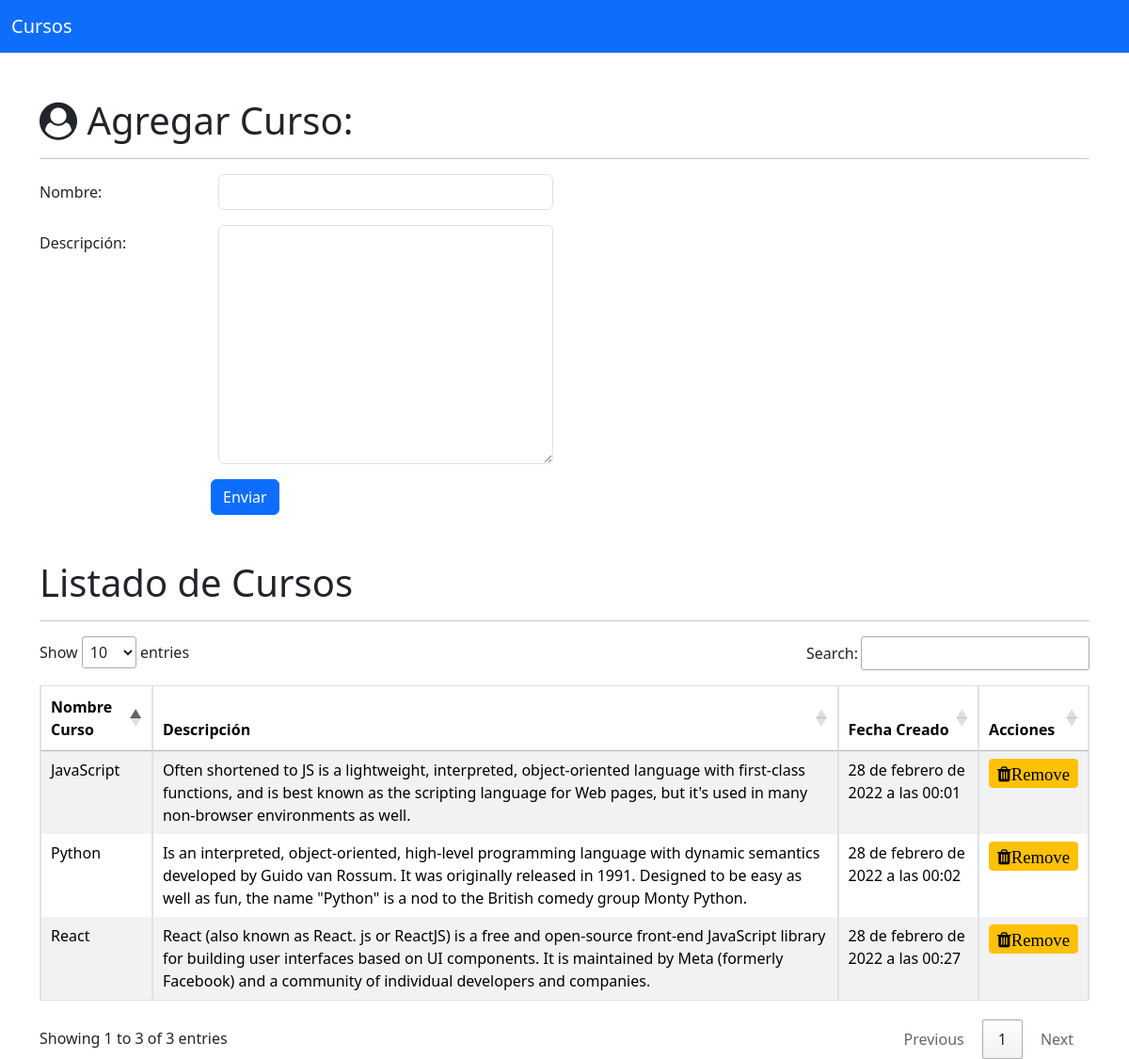
The page / on the database its author committed.
### app/models.py (models this page shows, shortened)
class Course(models.Model):
    name = models.CharField(max_length=100, unique=True)
    description = models.TextField()
    created_at = models.DateTimeField(auto_now_add=True)
    updated_at = models.DateTimeField(auto_now=True)
    objects = CourseManager()

### app/views.py (the view, shortened to what this page needs)
# urls.py: path('', views.index, name='index'),
def index(request):
    if request.method == 'GET':
        context = {
            'cursos': Course.objects.all(),
            'formModel': CourseForm(),
        }
        return render(request, 'app/index.html', context)

### app/views.py
class CourseForm(forms.ModelForm):
    class Meta:
        model = Course
        fields = ['name', 'description']
        labels = {
            'name': 'Nombre: ',
            'description': 'Descripción: ',
        }
        widgets = {
            'name': forms.TextInput(attrs={'class': 'form-control'}),
            'description': forms.Textarea(attrs={'class': 'form-control'}),
        }

### app/templates/app/index.html (shortened to what this page needs)
{% extends "app/base.html" %}
{% block contenido %}
<div class="container mt-5">
    <h1> <i class="fa fa-user-circle" aria-hidden="true"></i> Agregar Curso:</h1>
    <hr>
    <div class='row'>
        <div class='col-6'>
            <form class='' action='' method='post'>
                {% for field in formModel %}
                <div class="mb-3 row">
                    <label for="{{ field1.id_for_label }}" class="col-sm-4 col-form-label">{{ field.label }}</label>
                    <div class="col-sm-8">
                        {{ field }}
                    </div>
                </div>
                {% endfor %}
                <button class="btn btn-primary offset-4" type="submit">Enviar</button>
            </form>
        </div>
    </div>
</div>
<div class="container mt-5">
    <h1>Listado de Cursos</h1>
    <hr>
    <table id="tabla-datatable" class='mt-3 mb-3 table table-striped table-bordered table-hover border'>
        <thead>
            <tr>
                <th>Nombre Curso</th>
                <th>Descripción</th>
                <th>Fecha Creado</th>
                <th>Acciones</th>
            </tr>
        </thead>
        <tbod>
            {%for curso in cursos%}
            <tr>
                <td>{{curso.name}}</td>
                <td>{{curso.description}}</td>
                <td>{{curso.created_at}}</td>
                <td>
                    <a
                    href="{%url 'cursos:destroy' id=curso.id%}"
                    class='btn btn-sm btn-warning'>
                    <i class="fa fa-trash fa-lg" aria-hidden="true">Remove</i>
                    </a>
                </td>
            </tr>
            {%endfor%}
        </tbod>
    </table>
</div>
{% endblock  %}

### app/templates/app/base.html (shortened to what this page needs)
<!DOCTYPE html>
<html lang="en">
<head>
    {% load static %}
    <link rel="stylesheet" href="{% static 'css/bootstrap.min.css' %}">
    <link rel="stylesheet" href="{% static 'css/toastr.css' %}">
    <link rel="stylesheet" href="https://cdn.datatables.net/1.11.4/css/jquery.dataTables.min.css">
    <link rel="stylesheet" href="https://cdnjs.cloudflare.com/ajax/libs/font-awesome/4.7.0/css/font-awesome.css" />
    </head>
<body>
<nav class="navbar navbar-expand-lg navbar-dark bg-primary">
  <div class="container-fluid">
    <a class="navbar-brand" href="{% url 'cursos:index' %}">Cursos</a>
  </div>
</nav>
{% block contenido %}
    {% endblock  %}
</body>
</html>

### rows shown on the page
Course: name "JavaScript", description "Often shortened to JS is a lightweight, interpreted, object-oriented language with first-class functions, and is best known as the scripting language for Web pages, but it's used in many non-browser environments as well.", created_at "28 de febrero de 2022 a las 00:01"
Course: name "Python", description "Is an interpreted, object-oriented, high-level programming language with dynamic semantics developed by Guido van Rossum. It was originally released in 1991. Designed to be easy as well as fun, the name \"Python\" is a nod to the British comedy group Monty Python.", created_at "28 de febrero de 2022 a las 00:02"
Course: name "React", description "React (also known as React. js or ReactJS) is a free and open-source front-end JavaScript library for building user interfaces based on UI components. It is maintained by Meta (formerly Facebook) and a community of individual developers and companies.", created_at "28 de febrero de 2022 a las 00:27"

### other values the page prints
{{ field.label }} "Nombre:" "Descripción:"
